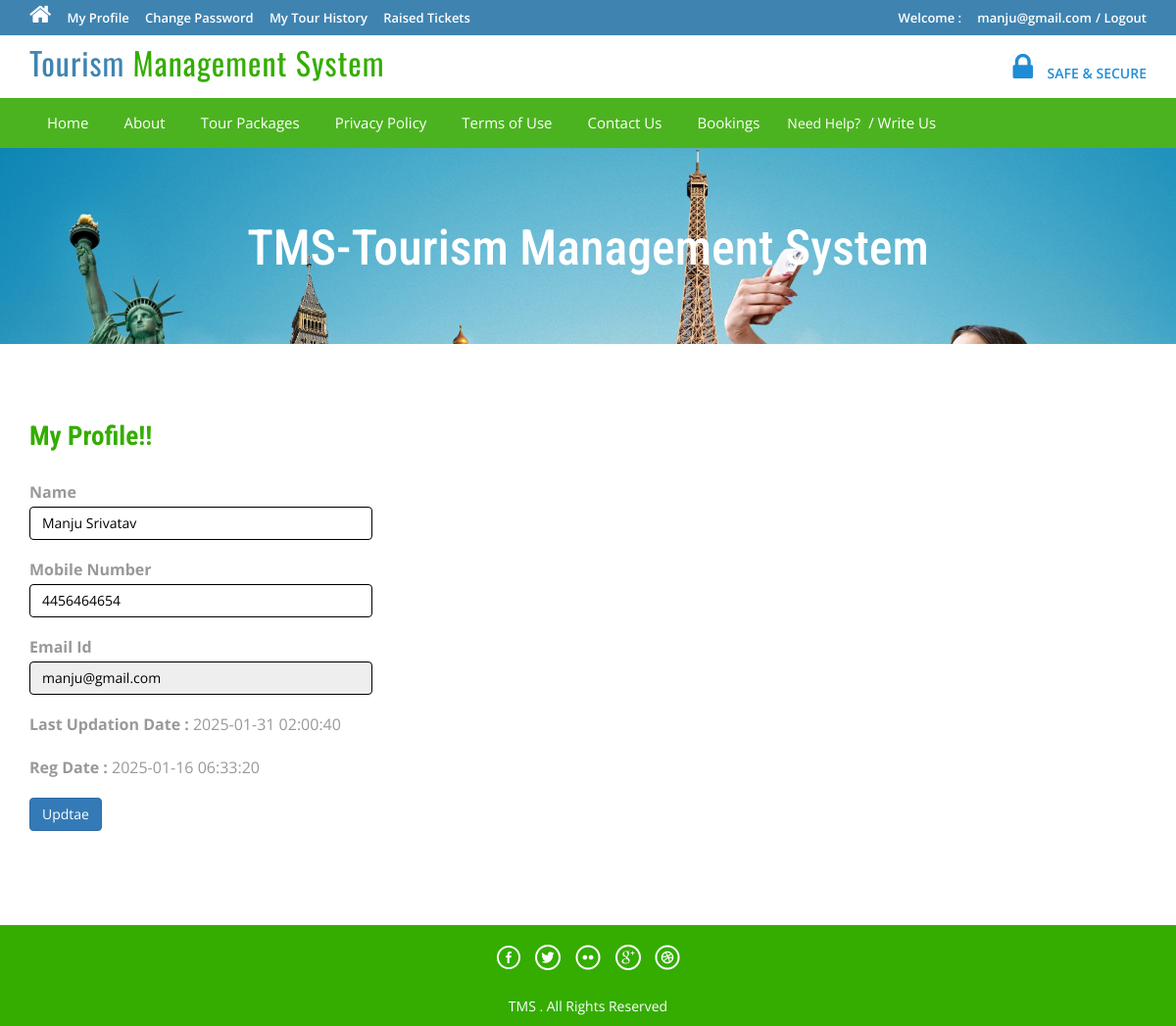
Page /profile.php (signed in) on the committed database.
### tables this page shows
CREATE TABLE `tblusers` (
  `id` int(11) NOT NULL,
  `FullName` varchar(100) DEFAULT NULL,
  `MobileNumber` char(10) DEFAULT NULL,
  `EmailId` varchar(70) DEFAULT NULL,
  `Password` varchar(100) DEFAULT NULL,
  `RegDate` timestamp NULL DEFAULT current_timestamp(),
  `UpdationDate` timestamp NULL DEFAULT NULL ON UPDATE current_timestamp()
);

### profile.php (the view, shortened to what this page needs)
<?php
include('includes/config.php');
if(strlen($_SESSION['login'])==0)
	{
header('location:index.php');
}
else{
?>
<!DOCTYPE HTML>
<html>
<head>
<link href="css/bootstrap.css" rel='stylesheet' type='text/css' />
<link href="css/style.css" rel='stylesheet' type='text/css' />
<link href="css/font-awesome.css" rel="stylesheet">
<link href="css/animate.css" rel="stylesheet" type="text/css" media="all">
</head>
<body>
<div class="top-header">
<?php include('includes/header.php');?>
<div class="banner-1 ">
	<div class="container">
		<h1 class="wow zoomIn animated animated" data-wow-delay=".5s" style="visibility: visible; animation-delay: 0.5s; animation-name: zoomIn;">TMS-Tourism Management System</h1>
	</div>
</div>
<div class="privacy">
	<div class="container">
		<h3 class="wow fadeInDown animated animated" data-wow-delay=".5s" style="visibility: visible; animation-delay: 0.5s; animation-name: fadeInDown;">My Profile!!</h3>
		<form name="chngpwd" method="post">
<?php
$useremail=$_SESSION['login'];
$sql = "SELECT * from tblusers where EmailId=:useremail";
$query = $dbh -> prepare($sql);
$query -> bindParam(':useremail',$useremail, PDO::PARAM_STR);
$query->execute();
$results=$query->fetchAll(PDO::FETCH_OBJ);
if($query->rowCount() > 0)
{
foreach($results as $result)
{	?>
	<p style="width: 350px;">
			<b>Name</b>  <input type="text" name="name" value="<?php echo htmlentities($result->FullName);?>" class="form-control" id="name" required="">
	</p>
<p style="width: 350px;">
<b>Mobile Number</b>
<input type="text" class="form-control" name="mobileno" maxlength="10" value="<?php echo htmlentities($result->MobileNumber);?>" id="mobileno"  required="">
</p>
<p style="width: 350px;">
<b>Email Id</b>
	<input type="email" class="form-control" name="email" value="<?php echo htmlentities($result->EmailId);?>" id="email" readonly>
			</p>
<p style="width: 350px;">
<b>Last Updation Date : </b>
<?php echo htmlentities($result->UpdationDate);?>
</p>
<p style="width: 350px;">
<b>Reg Date :</b>
<?php echo htmlentities($result->RegDate);?>
			</p>
<?php }} ?>
			<p style="width: 350px;">
<button type="submit" name="submit6" class="btn-primary btn">Updtae</button>
			</p>
			</form>
	</div>
</div>
<?php include('includes/footer.php');?>
</body>
</html>
<?php } ?>

### css/style.css (style rules this page uses)
html, body { font-size: 100%; background: #fff; font-family: 'Open Sans', sans-serif; }
h1,h2,h3,h4,h5,h6 { margin:0; font-family: 'Roboto Condensed', sans-serif; }
p { margin:0; }
.top-header { background-color: #3F84B1; border-bottom: 0 none; height: 36px; line-height: 35px; }
.banner-1 { background: url(../images/3.jpg)no-repeat; background-size: cover; -webkit-background-size: cover; -o-background-size: cover; -ms-background-size: cover; -moz-background-size: cover; min-height:200px; }
.banner-1 h1 { font-size: 50px; margin-bottom: 40px; padding: 1.5em 0 0; text-align: center; color: #ffffff; }
.privacy h3 { color: #34AD00; font-size: 1.7em; font-weight: 700; margin-bottom: 1em; }
.privacy { padding: 5em 0; }
.privacy p { font-size: 1em; line-height: 1.8em; color: #999; margin: 1em 0; }

### rows in the picture
tblusers: name "Manju Srivatav", mobileno "4456464654", email "manju@gmail.com", UpdationDate "2025-01-31 02:00:40", RegDate "2025-01-16 06:33:20"

### other values in the picture
$_SESSION['login'] "manju@gmail.com"
